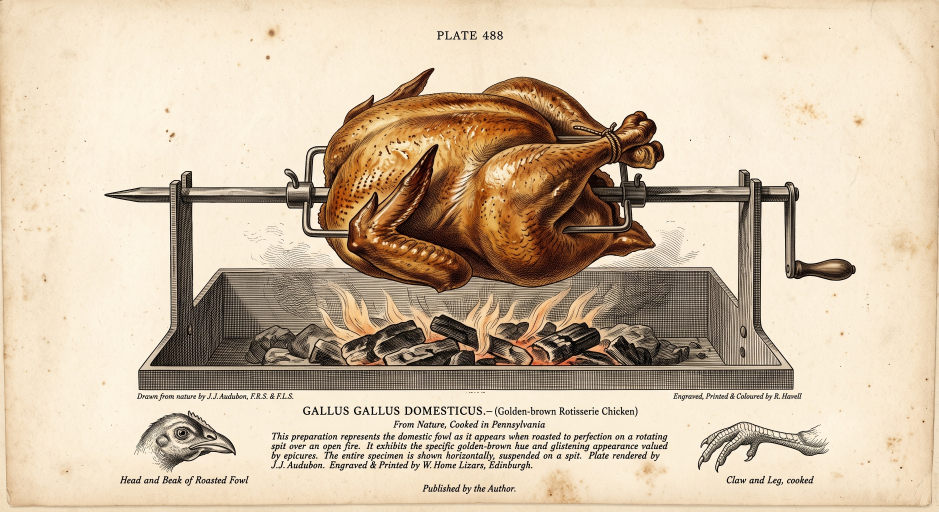
#> input picture assets/source-plates/bird-on-spit.jpg, 2816 x 1536 px, found by its file name (shown at 1/3 size)
$ python process_bird_on_spit_cutout.py
#> lines starting #> are read from the running program, lines starting #| are printed output that depends on the picture; after the words box and inside, x2 and y2 are one past the last pixel; in counts of white or black regions, pixels touching at a corner belong together
#!/usr/bin/env python3
"""
Generates high-precision, cropped, transparent cutouts for the bird-on-spit illustration
from images/bird-on-spit.jpg (or assets/source-plates/bird-on-spit.jpg).

Outputs:
- Full-resolution master RGBA cutout: assets/source-plates/cutouts/bird-on-spit-transparent.png
- Web-optimized cutout: images/bird-on-spit-transparent.png
- Audubon aliases: assets/source-plates/cutouts/audubon-bird-on-spit-transparent.png and images/audubon-bird-on-spit-transparent.png
"""

import os
import sys
from collections import deque
import numpy as np
from PIL import Image, ImageFilter

SOURCE_FILE = "images/bird-on-spit.jpg"
FALLBACK_SOURCE = "assets/source-plates/bird-on-spit.jpg"
SOURCE_PLATE_COPY = "assets/source-plates/bird-on-spit.jpg"

MASTER_CLEAN = "assets/source-plates/cutouts/bird-on-spit-transparent.png"
WEB_CLEAN = "images/bird-on-spit-transparent.png"

MASTER_AUDUBON = "assets/source-plates/cutouts/audubon-bird-on-spit-transparent.png"
WEB_AUDUBON = "images/audubon-bird-on-spit-transparent.png"

MAX_WEB_DIM = (800, 800)


def process_bird_on_spit():
    src = SOURCE_FILE if os.path.exists(SOURCE_FILE) else FALLBACK_SOURCE
    if not os.path.exists(src):
        print(f"Error: Source image not found at {SOURCE_FILE} or {FALLBACK_SOURCE}")
        sys.exit(1)

    print(f"Reading source image: {src}")
    im = Image.open(src).convert("RGB")
#> im is the input picture: PIL image 2816x1536 RGB; mean R, G, B 208.4, 189.6, 165.5
    arr = np.array(im, dtype=float)
    h, w, _ = arr.shape

    # 1. Padded crop window around rotisserie apparatus
    # Original is 2816 x 1536; exclude plate title and text / auxiliary engravings at bottom
    x1, y1, x2, y2 = 280, 160, 2580, 1170
    crop = arr[y1:y2, x1:x2]
    ch, cw, _ = crop.shape

    # 2. Fit 2D quadratic background paper surface to surrounding clean margins
    mask_cand = np.zeros((h, w), dtype=bool)
    mask_cand[20:60, 100:2700] = True
    mask_cand[100:1100, 40:240] = True
    mask_cand[100:1100, 2600:2780] = True
    mask_cand[1480:1520, 100:2700] = True
    mask_bg = mask_cand & (arr.mean(axis=2) > 220)
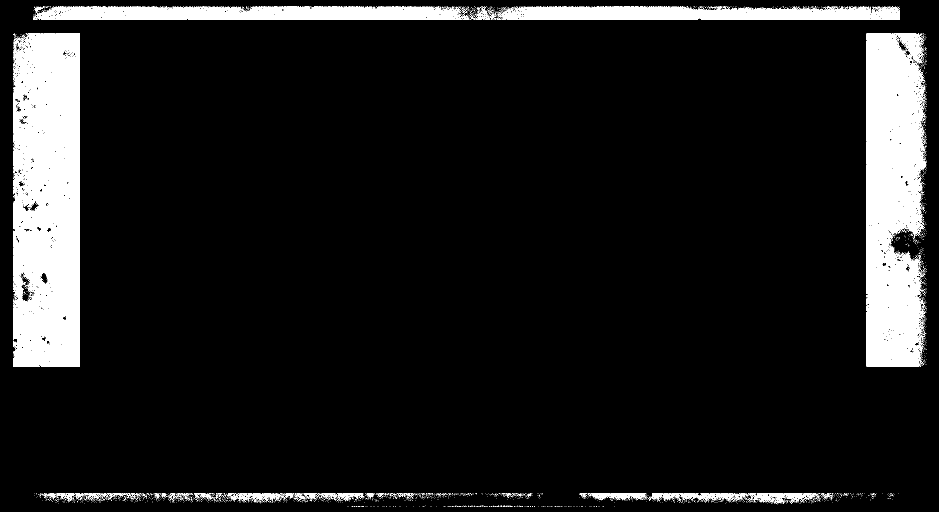
#> mask_bg: shape (1536, 2816) bool (shown at 1/3 size); 9.6% white; 4520 white regions (4431 under 20 px), largest, box (x1, y1, x2, y2) and area: (40, 100, 240, 1100) 173811, (2600, 100, 2779, 1100) 136548, (109, 20, 1387, 60) 40351

    sample_vals = arr[mask_bg]
    y_coords, x_coords = np.mgrid[0:h, 0:w]
    xs = (x_coords[mask_bg] - w / 2) / (w / 2)
    ys = (y_coords[mask_bg] - h / 2) / (h / 2)
    A = np.column_stack([np.ones_like(xs), xs, ys, xs**2, ys**2, xs * ys])
    x_all = (x_coords - w / 2) / (w / 2)
    y_all = (y_coords - h / 2) / (h / 2)
    all_A = np.column_stack([
        np.ones(h * w),
        x_all.ravel(),
        y_all.ravel(),
        (x_all**2).ravel(),
        (y_all**2).ravel(),
        (x_all * y_all).ravel(),
    ])
    bg_surf = np.zeros_like(arr)
    for c in range(3):
        coeffs, _, _, _ = np.linalg.lstsq(A, sample_vals[:, c], rcond=None)
        bg_surf[:, :, c] = (all_A @ coeffs).reshape(h, w)
#> this loop made 3 passes
#> coeffs on passes 1 to 3: [250.6, -0.178, -0.935, -2.7, -3.5, -0.78], [236.6, -0.473, -2.59, -4.82, -7.43, -1.22], [213.5, -0.897, -4.29, -6.88, -11.8, -1.89]
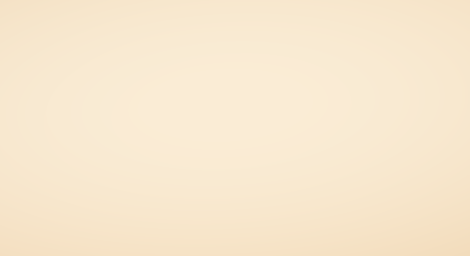
#> bg_surf: shape (1536, 2816, 3) float64 (shown at 1/6 size); mean of channels 0, 1, 2 248.6, 232.5, 207.3; drawn as R, G, B

    diff = np.sqrt(np.sum((arr - bg_surf) ** 2, axis=2))
    crop_diff = diff[y1:y2, x1:x2]
    barrier = crop_diff > 20.0
#> barrier: shape (1010, 2300) bool; 57% white; 4246 black regions (4178 under 20 px), largest, box (x1, y1, x2, y2) and area: (0, 0, 2300, 1010) 849398, (297, 448, 776, 741) 70923, (1482, 447, 1936, 738) 58760

    # 3. Connected component analysis to find primary apparatus outline
    visited = np.zeros_like(barrier, dtype=bool)
    components = []
    for r in range(ch):
        for c in range(cw):
            if barrier[r, c] and not visited[r, c]:
                visited[r, c] = True
                comp = [(r, c)]
                q = [(r, c)]
                while q:
                    curr_r, curr_c = q.pop()
                    for dr, dc in [(-1, 0), (1, 0), (0, -1), (0, 1)]:
                        nr, nc = curr_r + dr, curr_c + dc
                        if 0 <= nr < ch and 0 <= nc < cw and barrier[nr, nc] and not visited[nr, nc]:
                            visited[nr, nc] = True
                            q.append((nr, nc))
                            comp.append((nr, nc))
                components.append(comp)

    components.sort(key=len, reverse=True)
    primary = np.zeros_like(barrier, dtype=bool)
    for r, c in components[0]:
        primary[r, c] = True
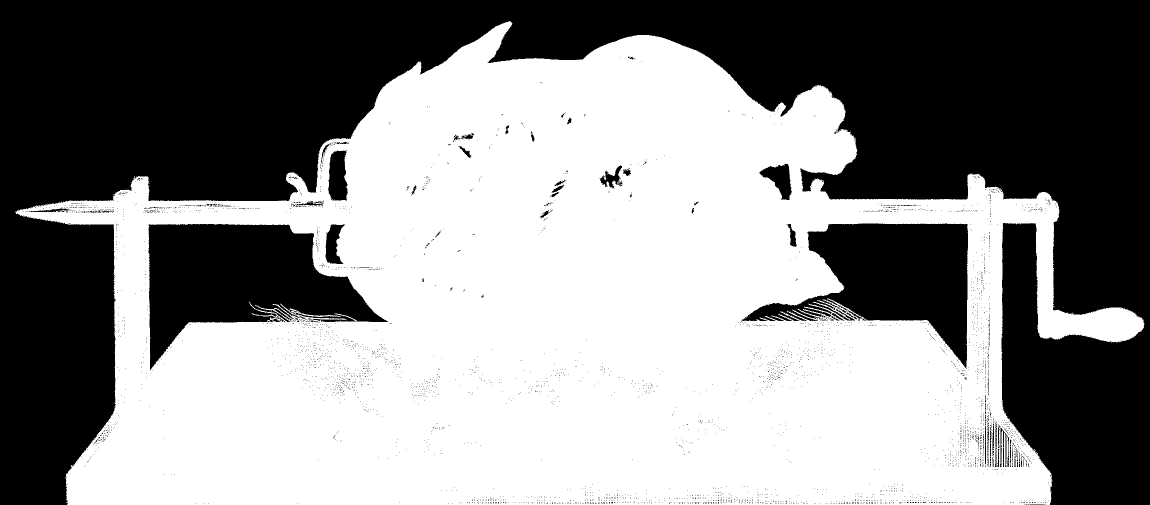
#> primary: shape (1010, 2300) bool (shown at 1/2 size); 54.1% white; 3987 black regions (3925 under 20 px), largest, box (x1, y1, x2, y2) and area: (0, 0, 2300, 1010) 911322, (297, 448, 776, 741) 74498, (1482, 447, 1936, 738) 61774

    # 4. Invert primary barrier and flood fill outer margins and interior trapped pockets
    inv = ~primary
    visited_inv = np.zeros_like(inv, dtype=bool)
    q_inv = deque()

    # Outer perimeter
    for r in [0, ch - 1]:
        for c in range(cw):
            if inv[r, c] and not visited_inv[r, c]:
                visited_inv[r, c] = True
                q_inv.append((r, c))
#> visited_inv: shape (1010, 2300) bool; 0.12% white in thin lines or dots
    for c in [0, cw - 1]:
        for r in range(ch):
            if inv[r, c] and not visited_inv[r, c]:
                visited_inv[r, c] = True
                q_inv.append((r, c))
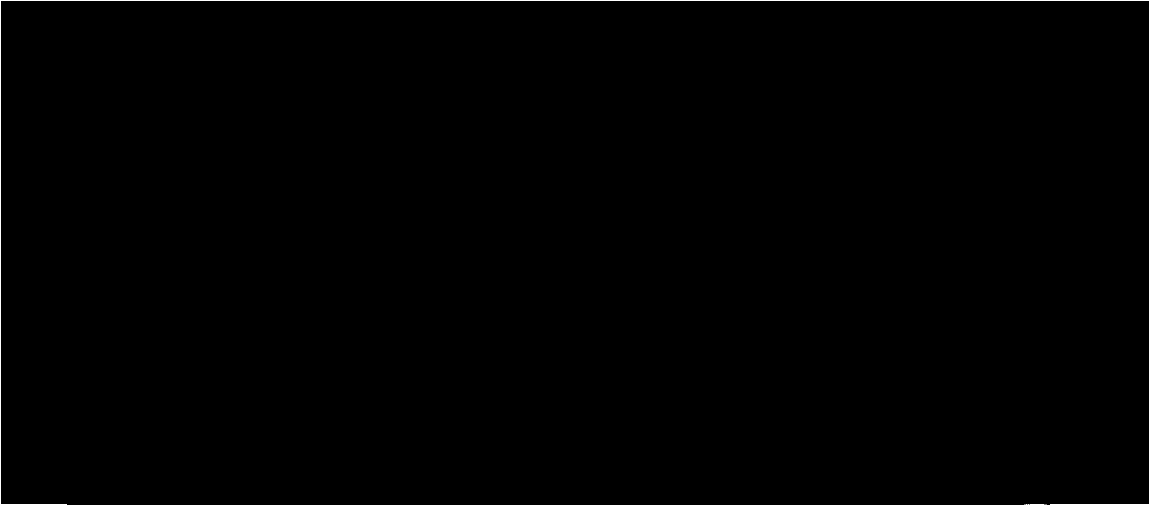
#> visited_inv: shape (1010, 2300) bool (shown at 1/2 size); 0.2% white in thin lines or dots

    # Seed points inside trapped paper background pockets:
    seeds = [
        # Area between left post and chicken
        (610 - y1, 680 - x1),
        # Area between right post and chicken
        (610 - y1, 2100 - x1),
        # Area near crank handle
        (650 - y1, 2400 - x1),
        # Left clamp upper pocket (above spit rod)
        (415 - y1, 940 - x1),
        # Left clamp lower pocket (below spit rod)
        (510 - y1, 955 - x1),
        # Right clamp upper pocket (above spit rod)
        (370 - y1, 1850 - x1),
        # Right clamp lower pockets (below spit rod)
        (520 - y1, 1840 - x1),
        (520 - y1, 1920 - x1),
    ]

    for sr, sc in seeds:
        if 0 <= sr < ch and 0 <= sc < cw and inv[sr, sc] and not visited_inv[sr, sc]:
            visited_inv[sr, sc] = True
            q_inv.append((sr, sc))
#> visited_inv: shape (1010, 2300) bool; 0.2% white in thin lines or dots

    while q_inv:
        r, c = q_inv.popleft()
        for dr, dc in [(-1, 0), (1, 0), (0, -1), (0, 1)]:
            nr, nc = r + dr, c + dc
            if 0 <= nr < ch and 0 <= nc < cw and inv[nr, nc] and not visited_inv[nr, nc]:
                visited_inv[nr, nc] = True
                q_inv.append((nr, nc))
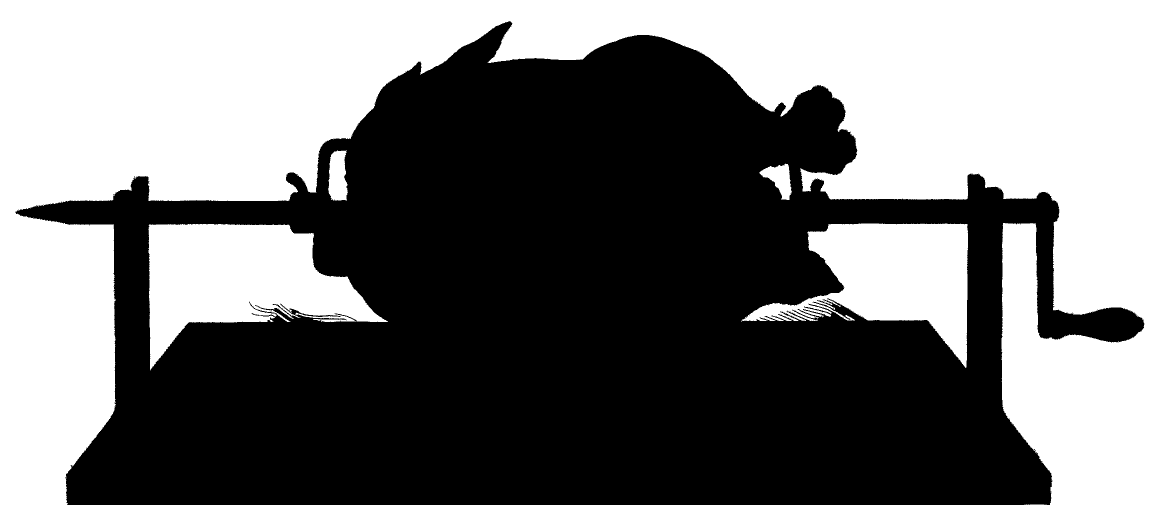
#> visited_inv: shape (1010, 2300) bool (shown at 1/2 size); 45.3% white; 13 white regions (7 under 20 px), largest, box (x1, y1, x2, y2) and area: (0, 0, 2300, 1010) 911230, (297, 448, 776, 741) 74258, (1482, 447, 1936, 736) 61539, (656, 301, 696, 401) 3164, (1519, 327, 1584, 400) 2399, (2060, 1009, 2088, 1010) 28

    solid_rig = ~visited_inv

    # 5. Anti-aliasing via 1.0px Gaussian blur on silhouette alpha
    crop_bg = bg_surf[y1:y2, x1:x2]
    mask_im = Image.fromarray((solid_rig.astype(np.uint8) * 255)).filter(ImageFilter.GaussianBlur(1.0))
    alpha_arr = np.array(mask_im, dtype=float)
    alpha_arr[alpha_arr < 1.5] = 0.0
    alpha_norm = alpha_arr / 255.0

    # 6. De-fringe semi-transparent edge pixels against fitted paper background
    transparent_arr = np.zeros((ch, cw, 4), dtype=float)
    for c in range(3):
        bg_c = crop_bg[:, :, c]
        unblended = (crop[:, :, c] - (1.0 - alpha_norm) * bg_c) / np.maximum(alpha_norm, 0.001)
        transparent_arr[:, :, c] = np.clip(unblended, 0, 255)
    transparent_arr[:, :, 3] = alpha_arr
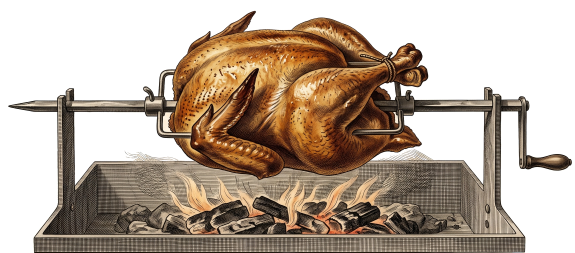
#> transparent_arr: shape (1010, 2300, 4) float64 (shown at 1/4 size); mean of channels 0, 1, 2, 3 153.4, 156.4, 148.4, 139.4; transparent parts drawn white

    out_img = Image.fromarray(transparent_arr.astype(np.uint8), mode="RGBA")
    bbox = out_img.getbbox()
#> bbox = (29, 40, 2291, 1010)
    master = out_img.crop(bbox)

    def save_outputs(master_img, master_path, web_path, label):
#> called with web_path = 'images/bird-on-spit-transparent.png', label = 'bird-on-spit'
        os.makedirs(os.path.dirname(master_path), exist_ok=True)
        master_img.save(master_path, format="PNG")
        master_kb = os.path.getsize(master_path) / 1024
        print(f"✓ Saved {label} master: {master_path} ({master_img.size[0]}x{master_img.size[1]}, {master_kb:.1f} KB)")
#| ✓ Saved bird-on-spit master: assets/source-plates/cutouts/bird-on-spit-transparent.png (2262x970, 4125.2 KB)

        web_im = master_img.copy()
        web_im.thumbnail(MAX_WEB_DIM, Image.Resampling.LANCZOS)
        web_quant = web_im.quantize(colors=256, method=Image.Quantize.FASTOCTREE)
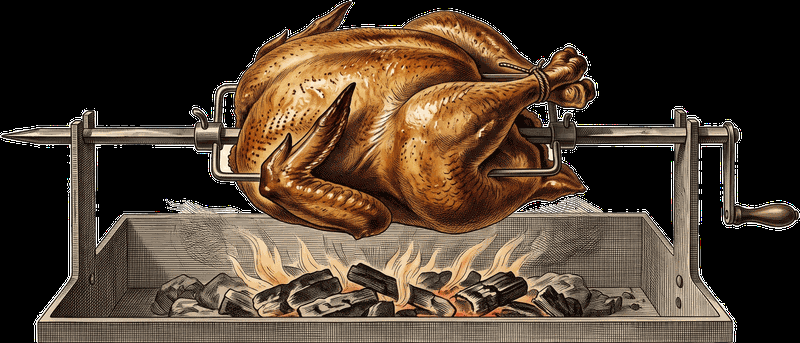
#> web_quant: PIL image 800x343 P; mean R, G, B 78.3, 61.9, 46.7
        os.makedirs(os.path.dirname(web_path), exist_ok=True)
        web_quant.save(web_path, format="PNG", optimize=True)
        web_kb = os.path.getsize(web_path) / 1024
        print(f"✓ Saved {label} web: {web_path} ({web_im.size[0]}x{web_im.size[1]}, {web_kb:.1f} KB)")
#| ✓ Saved bird-on-spit web: images/bird-on-spit-transparent.png (800x343, 98.5 KB)

    # Ensure source plate archival copy exists
    if os.path.exists(SOURCE_FILE) and not os.path.exists(SOURCE_PLATE_COPY):
        os.makedirs(os.path.dirname(SOURCE_PLATE_COPY), exist_ok=True)
        im.save(SOURCE_PLATE_COPY, quality=95)
        print(f"✓ Saved source plate copy: {SOURCE_PLATE_COPY}")

    save_outputs(master, MASTER_CLEAN, WEB_CLEAN, "bird-on-spit")
    save_outputs(master, MASTER_AUDUBON, WEB_AUDUBON, "audubon-bird-on-spit alias")
#| ✓ Saved audubon-bird-on-spit alias master: assets/source-plates/cutouts/audubon-bird-on-spit-transparent.png (2262x970, 4125.2 KB)
#| ✓ Saved audubon-bird-on-spit alias web: images/audubon-bird-on-spit-transparent.png (800x343, 98.5 KB)


if __name__ == "__main__":
    process_bird_on_spit()
